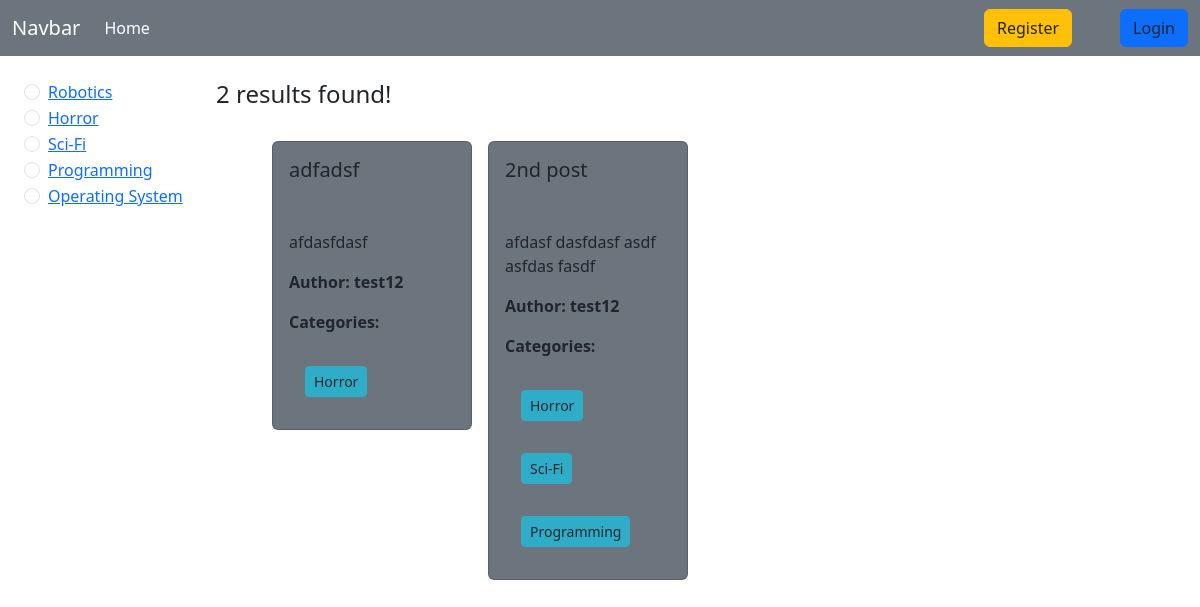
The app's page /, older data.
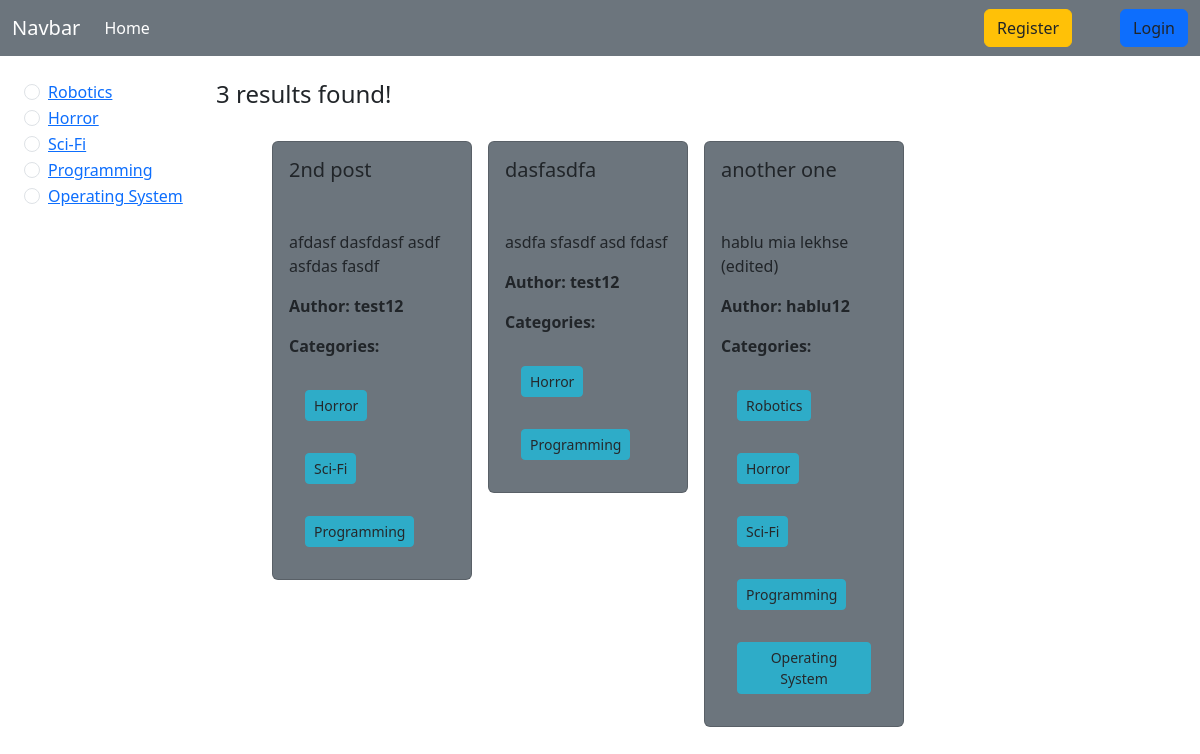
The same page, newer data.
### categories/models.py (models this page shows)
class Category(models.Model):
    name = models.CharField(max_length=50)
    slug = models.SlugField(max_length=100, unique=True, blank=True, null=True)
    def __str__(self) -> str:
        return self.name

### posts/models.py (models this page shows, shortened)
class Post(models.Model):
    title = models.CharField(max_length=50)
    content = models.TextField()
    category = models.ManyToManyField(Category) #One post can be under many categories and one category can be under many posts.
    author = models.ForeignKey(User, on_delete=models.CASCADE)

### simple_blog_project/views.py (the view)
# urls.py: 2. Add a URL to urlpatterns:  path('', views.home, name='home')
def home(request, category_slug=None):
    data = Post.objects.all()
    if category_slug:
        category = Category.objects.get(slug = category_slug)
        data = Post.objects.filter(category = category)
    categories = Category.objects.all()
    return render(request, 'home.html', {'data' : data, 'categories' : categories})

### templates/home.html
{% extends "base.html" %}
{% block content %}
<div class="d-flex flex-wrap p-4">
    <div class="col-2">
        {% for cates in categories %}
            <div class="form-check">
            <input class="form-check-input" type="radio" name="category" id="cates.id">
            <label class="form-check-label" for="cates.id">
                <a href="{% url 'category_wise_post' cates.slug %}"> {{cates}}</a>
            </label>
            </div>
        {% endfor %}
    </div>
    <div class="col-10">
        <h4>{{data | length }} results found! </h4>
        <div class="d-flex flex-wrap justify-content-space-around px-5 pt-3">
            {% for posts in data %}
                <div class="col-sm-3">
                    <div class="card m-2 bg-secondary">
                        <div class="card-body">
                        <h5 class="card-title mb-5">{{posts.title}}</h5>
                        <p class="card-text"> {{posts.content}} </p>
                        <p><strong> Author: {{posts.author}} </strong></p>
                        <p><strong> Categories: </strong></p>
                            {% for categs in posts.category.all %}
                            <button class="btn btn-info btn-sm disabled m-3">{{ categs }}</button>
                            {% endfor %}
                        </div>
                    </div>
                </div>
            {% endfor %}
        </div>
    </div>
</div>
{% endblock  %}

### templates/base.html (shortened to what this page needs)
<!doctype html>
<html lang="en">
  <head>
    <link href="https://cdn.jsdelivr.net/npm/bootstrap@5.3.3/dist/css/bootstrap.min.css" rel="stylesheet">
  </head>
  <body>
    <nav class="navbar navbar-expand-lg bg-secondary">
        <div class="container-fluid">
          <a class="navbar-brand text-white" href="#">Navbar</a>
          <div class="collapse navbar-collapse" id="navbarSupportedContent">
            <ul class="navbar-nav me-auto mb-2 mb-lg-0">
              <li class="nav-item">
                <a class="nav-link text-white" aria-current="page" href="{% url 'homePage' %}">Home</a>
            </ul>
            <div class="d-flex">
              <ul class="navbar-nav me-auto mb-2 mb-lg-0">
                {% if user.is_authenticated %}
                  <li class="nav-item">
                    <a class="btn btn-warning text-dark mx-5" href="{% url 'profile' %}">Profile</a>
                  </li>
                  <li class="nav-item">
                    <a class="btn btn-primary text-dark" href="{% url 'user_logout' %}">Logout</a>
                  </li>
                {% else %}
                  <li class="nav-item">
                    <a class="btn btn-warning text-dark mx-5" href="{% url 'register' %}">Register</a>
                  </li>
                  <li class="nav-item">
                    <a class="btn btn-primary text-dark" href="{% url 'user_login' %}">Login</a>
                  </li>
                {% endif %}
              </ul>
            </div>
          </div>
        </div>
    </nav>
    {% block content %}
    {% endblock %}
  </body>
</html>

Row changes from the older to the newer data that the page shows:
removed Post: title "adfadsf", content "afdasfdasf", author "test12", Category (name "Horror")
added Post: title "dasfasdfa", content "asdfa sfasdf asd fdasf", author "test12", Category (name "Horror"), Category (name "Programming")
added Post: title "another one", content "hablu mia lekhse (edited)", author "hablu12", Category (name "Robotics"), Category (name "Horror"), Category (name "Sci-Fi"), Category (name "Programming"), Category (name "Operating System")
Text that changed along with them:
{{ data | length }}: "2" → "3"
